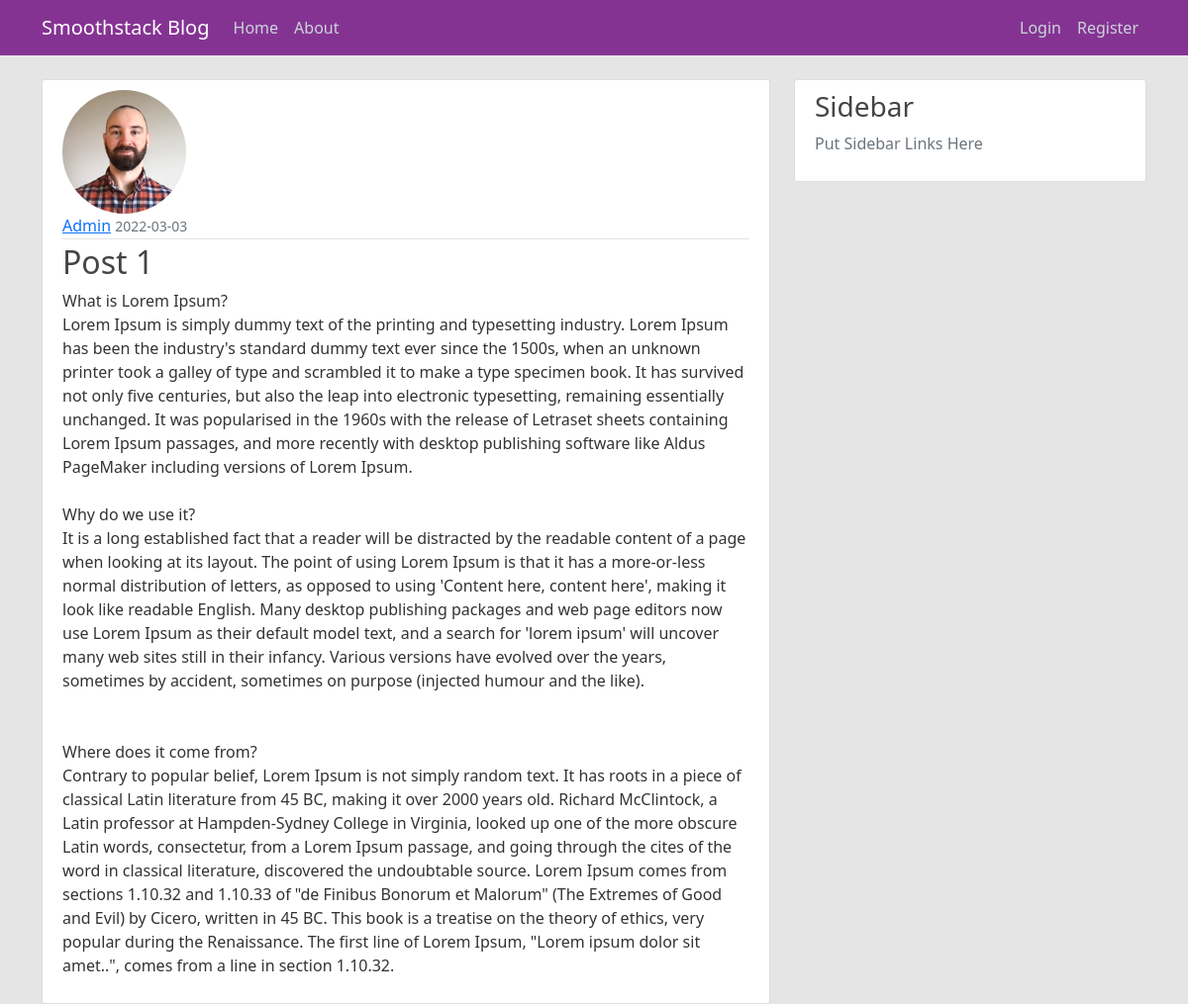
/post/1, run on the app's committed database.
### app_package/models.py (models this page shows, shortened)
class User(db.Model, UserMixin):
    id = db.Column(db.Integer, primary_key=True)
    username = db.Column(db.String(20), unique=True, nullable=False)
    email = db.Column(db.String(120), unique=True, nullable=False)
    image_file = db.Column(db.String(20), nullable=False, default='default.jpg')
    password = db.Column(db.String(60), nullable=False)
    posts = db.relationship('Post', backref='author', lazy=True)

class Post(db.Model):
    id = db.Column(db.Integer, primary_key=True)
    title = db.Column(db.String(100), nullable=False)
    date_posted = db.Column(db.DateTime, nullable=False, default=datetime.utcnow)
    content = db.Column(db.Text, nullable=False)
    user_id = db.Column(db.Integer, db.ForeignKey('user.id'), nullable=False)

### app_package/routes.py (the view)
@application.route("/post/<int:post_id>")
def post(post_id):
    post = Post.query.get_or_404(post_id)
    return render_template("post.html", title=post.title, post=post)

### app_package/templates/post.html (shortened to what this page needs)
{% extends "layout.html" %}
{% block content %}
    <article class="media content-section">
        <img class="rounded-circle aricle-img" src="{{ url_for("static", filename="profile_pics/" + post.author.image_file) }}">
      <div class="media-body">
        <div class="article-metadata">
          <a class="mr-2" href="#">{{ post.author.username }}</a>
          <small class="text-muted">{{ post.date_posted.strftime("%Y-%m-%d") }}</small>
        </div>
        <h2 class="article-title">{{ post.title }}</h2>
        <p class="article-content">{{ post.content }}</p>
      </div>
    </article>
{% endblock content %}

### app_package/static/main.css (style rules this page uses)
body { background: #fafafa; color: #333333; margin-top: 5rem; }
h1, h2, h3, h4, h5, h6 { color: #444444; }
.content-section { background: #ffffff; padding: 10px 20px; border: 1px solid #dddddd; border-radius: 3px; margin-bottom: 20px; }
.article-title { color: #444444; }
.article-content { white-space: pre-line; }
.article-metadata { padding-bottom: 1px; margin-bottom: 4px; border-bottom: 1px solid #e3e3e3 }

### data on the page
User: image_file (picture), author.username "Admin"
Post: date_posted "2022-03-03", title "Post 1", content "What is Lorem Ipsum? Lorem Ipsum is simply dummy text of the printing and typesetting industry. Lorem Ipsum has been the industry's standard dummy text ever since the 1500s, when an unknown printer took a galley of type and scrambled it to make a type specimen book. It has survived not only five centuries, but also the leap into electronic typesetting, remaining essentially unchanged. It was popularised in the 1960s with the release of Letraset sheets containing Lorem Ipsum passages, and more recently with desktop publishing software like Aldus PageMaker including versions of Lorem Ipsum. Why do we use it? It is a long established fact that a reader will be distracted by the readable…"
